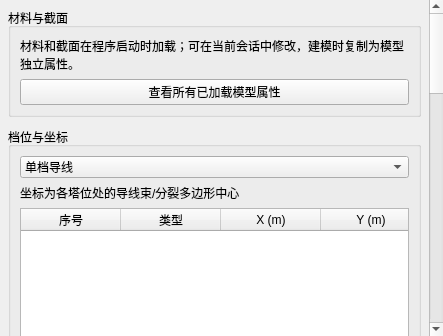
<?xml version="1.0" encoding="UTF-8"?>
<ui version="4.0">
 <class>ConductorModuleClass</class>
 <widget class="QWidget" name="ConductorModuleClass">
  <layout class="QVBoxLayout" name="rootLayout">
   <property name="leftMargin"><number>0</number></property>
   <property name="topMargin"><number>0</number></property>
   <property name="rightMargin"><number>0</number></property>
   <property name="bottomMargin"><number>0</number></property>
   <item>
    <widget class="QScrollArea" name="scrollArea">
     <property name="frameShape"><enum>QFrame::NoFrame</enum></property>
     <property name="widgetResizable"><bool>true</bool></property>
     <property name="horizontalScrollBarPolicy"><enum>Qt::ScrollBarAlwaysOff</enum></property>
     <widget class="QWidget" name="content">
      <layout class="QVBoxLayout" name="contentLayout">
       <property name="leftMargin"><number>8</number></property>
       <property name="topMargin"><number>8</number></property>
       <property name="rightMargin"><number>8</number></property>
       <property name="bottomMargin"><number>8</number></property>
       <property name="spacing"><number>10</number></property>
       <item>
        <widget class="QGroupBox" name="propertyGroup">
         <property name="title"><string>材料与截面</string></property>
         <layout class="QVBoxLayout" name="propertyLayout">
          <item><widget class="QLabel" name="propertySummary"><property name="text"><string>材料和截面在程序启动时加载；可在当前会话中修改，建模时复制为模型独立属性。</string></property><property name="wordWrap"><bool>true</bool></property></widget></item>
          <item><widget class="QPushButton" name="viewLibraryButton"><property name="text"><string>查看所有已加载模型属性</string></property></widget></item>
         </layout>
       </widget>
      </item>
       <item>
        <widget class="QGroupBox" name="spanDefinitionGroup">
         <property name="title"><string>档位与坐标</string></property>
         <layout class="QVBoxLayout" name="spanDefinitionLayout">
          <item>
           <widget class="QComboBox" name="modelModeCombo">
            <item><property name="text"><string>单档导线</string></property></item>
            <item><property name="text"><string>多档导线</string></property></item>
           </widget>
          </item>
          <item>
           <widget class="QWidget" name="multiSpanEditor" native="true">
            <layout class="QVBoxLayout" name="multiSpanEditorLayout">
             <property name="leftMargin"><number>0</number></property>
             <property name="topMargin"><number>0</number></property>
             <property name="rightMargin"><number>0</number></property>
             <property name="bottomMargin"><number>0</number></property>
             <item><widget class="QLabel" name="stationHelpLabel"><property name="text"><string>坐标为各塔位处的导线束/分裂多边形中心</string></property><property name="wordWrap"><bool>true</bool></property></widget></item>
             <item>
              <widget class="QTableWidget" name="stationTable">
               <property name="minimumSize"><size><width>0</width><height>170</height></size></property>
               <property name="alternatingRowColors"><bool>true</bool></property>
               <property name="selectionBehavior"><enum>QAbstractItemView::SelectRows</enum></property>
               <property name="columnCount"><number>5</number></property>
               <column><property name="text"><string>序号</string></property></column>
               <column><property name="text"><string>类型</string></property></column>
               <column><property name="text"><string>X (m)</string></property></column>
               <column><property name="text"><string>Y (m)</string></property></column>
               <column><property name="text"><string>Z (m)</string></property></column>
              </widget>
             </item>
             <item>
              <layout class="QHBoxLayout" name="stationButtonLayout">
               <item><widget class="QPushButton" name="addStationButton"><property name="text"><string>增加中间悬垂点</string></property></widget></item>
               <item><widget class="QPushButton" name="removeStationButton"><property name="text"><string>删除所选点</string></property></widget></item>
              </layout>
             </item>
             <item>
              <layout class="QFormLayout" name="suspensionFormLayout">
               <item row="0" column="0"><widget class="QLabel" name="suspensionLengthLabel"><property name="text"><string>悬垂串长度</string></property></widget></item>
               <item row="0" column="1"><widget class="QDoubleSpinBox" name="suspensionLengthSpin"><property name="minimum"><double>0.001</double></property><property name="maximum"><double>1000</double></property><property name="decimals"><number>3</number></property><property name="value"><double>1</double></property><property name="suffix"><string> m</string></property></widget></item>
              </layout>
             </item>
            </layout>
           </widget>
          </item>
         </layout>
        </widget>
       </item>
       <item>
        <widget class="QGroupBox" name="formGroup">
         <property name="title"><string>导线参数</string></property>
         <layout class="QFormLayout" name="formLayout">
          <property name="fieldGrowthPolicy"><enum>QFormLayout::AllNonFixedFieldsGrow</enum></property>
          <property name="rowWrapPolicy"><enum>QFormLayout::WrapLongRows</enum></property>
          <item row="0" column="0"><widget class="QLabel" name="nameLabel"><property name="text"><string>模型名称</string></property></widget></item>
          <item row="0" column="1"><widget class="QLineEdit" name="nameEdit"><property name="text"><string>导线模型</string></property></widget></item>
          <item row="1" column="0"><widget class="QLabel" name="materialLabel"><property name="text"><string>材料</string></property></widget></item>
          <item row="1" column="1"><widget class="QComboBox" name="materialCombo"/></item>
          <item row="2" column="0"><widget class="QLabel" name="sectionLabel"><property name="text"><string>截面</string></property></widget></item>
          <item row="2" column="1"><widget class="QComboBox" name="sectionCombo"/></item>
          <item row="3" column="0"><widget class="QLabel" name="elementLabel"><property name="text"><string>单元类型</string></property></widget></item>
          <item row="3" column="1">
           <widget class="QComboBox" name="elementCombo">
            <item><property name="text"><string>T3D2 桁架</string></property></item>
            <item><property name="text"><string>CABLE 索</string></property></item>
           </widget>
          </item>
          <item row="4" column="0"><widget class="QLabel" name="startLabel"><property name="text"><string>左挂点 (m)</string></property></widget></item>
          <item row="4" column="1">
           <widget class="QWidget" name="startCoordinates" native="true">
            <layout class="QHBoxLayout" name="startLayout">
             <property name="leftMargin"><number>0</number></property>
             <property name="topMargin"><number>0</number></property>
             <property name="rightMargin"><number>0</number></property>
             <property name="bottomMargin"><number>0</number></property>
             <property name="spacing"><number>4</number></property>
             <item><widget class="QDoubleSpinBox" name="startX"><property name="minimum"><double>-1000000</double></property><property name="maximum"><double>1000000</double></property><property name="decimals"><number>3</number></property><property name="prefix"><string>X </string></property></widget></item>
             <item><widget class="QDoubleSpinBox" name="startY"><property name="minimum"><double>-1000000</double></property><property name="maximum"><double>1000000</double></property><property name="decimals"><number>3</number></property><property name="prefix"><string>Y </string></property></widget></item>
             <item><widget class="QDoubleSpinBox" name="startZ"><property name="minimum"><double>-1000000</double></property><property name="maximum"><double>1000000</double></property><property name="decimals"><number>3</number></property><property name="prefix"><string>Z </string></property></widget></item>
            </layout>
           </widget>
          </item>
          <item row="5" column="0"><widget class="QLabel" name="endLabel"><property name="text"><string>右挂点 (m)</string></property></widget></item>
          <item row="5" column="1">
           <widget class="QWidget" name="endCoordinates" native="true">
            <layout class="QHBoxLayout" name="endLayout">
             <property name="leftMargin"><number>0</number></property>
             <property name="topMargin"><number>0</number></property>
             <property name="rightMargin"><number>0</number></property>
             <property name="bottomMargin"><number>0</number></property>
             <property name="spacing"><number>1</number></property>
             <item><widget class="QDoubleSpinBox" name="endX"><property name="minimum"><double>-1000000</double></property><property name="maximum"><double>1000000</double></property><property name="decimals"><number>3</number></property><property name="prefix"><string>X </string></property><property name="value"><double>300</double></property></widget></item>
             <item><widget class="QDoubleSpinBox" name="endY"><property name="minimum"><double>-1000000</double></property><property name="maximum"><double>1000000</double></property><property name="decimals"><number>3</number></property><property name="prefix"><string>Y </string></property></widget></item>
             <item><widget class="QDoubleSpinBox" name="endZ"><property name="minimum"><double>-1000000</double></property><property name="maximum"><double>1000000</double></property><property name="decimals"><number>3</number></property><property name="prefix"><string>Z </string></property></widget></item>
            </layout>
           </widget>
          </item>
          <item row="6" column="0"><widget class="QLabel" name="bundleLabel"><property name="text"><string>分裂数</string></property></widget></item>
          <item row="6" column="1">
           <widget class="QComboBox" name="bundleCombo">
            <property name="currentIndex"><number>2</number></property>
            <item><property name="text"><string>1</string></property></item>
            <item><property name="text"><string>2</string></property></item>
            <item><property name="text"><string>4</string></property></item>
            <item><property name="text"><string>6</string></property></item>
            <item><property name="text"><string>8</string></property></item>
           </widget>
          </item>
          <item row="7" column="0"><widget class="QLabel" name="spacingLabel"><property name="text"><string>子导线间距</string></property></widget></item>
          <item row="7" column="1"><widget class="QDoubleSpinBox" name="spacingSpin"><property name="maximum"><double>20</double></property><property name="decimals"><number>3</number></property><property name="value"><double>0.4</double></property><property name="suffix"><string> m</string></property></widget></item>
          <item row="8" column="0"><widget class="QLabel" name="segmentsLabel"><property name="text"><string>每根导线段数</string></property></widget></item>
          <item row="8" column="1"><widget class="QSpinBox" name="segmentsSpin"><property name="minimum"><number>2</number></property><property name="maximum"><number>10000</number></property><property name="value"><number>50</number></property></widget></item>
          <item row="9" column="0"><widget class="QLabel" name="stressLabel"><property name="text"><string>初始应力</string></property></widget></item>
          <item row="9" column="1"><widget class="QDoubleSpinBox" name="stressSpin"><property name="minimum"><double>0.001</double></property><property name="maximum"><double>10000</double></property><property name="decimals"><number>3</number></property><property name="value"><double>50</double></property><property name="suffix"><string> MPa</string></property></widget></item>
          <item row="10" column="0"><widget class="QLabel" name="endTopologyLabel"><property name="text"><string>端部形式</string></property></widget></item>
          <item row="10" column="1"><widget class="QComboBox" name="endTopologyCombo">
             <item><property name="text"><string>汇集单挂点</string></property></item>
             <item><property name="text"><string>分组双挂点</string></property></item>
             <item><property name="text"><string>子导线独立挂点</string></property></item>
          </widget></item>
          <item row="11" column="0"><widget class="QLabel" name="dualSupportSpacingLabel"><property name="text"><string>双挂点间距</string></property></widget></item>
          <item row="11" column="1"><widget class="QDoubleSpinBox" name="dualSupportSpacingSpin"><property name="minimum"><double>0.001</double></property><property name="maximum"><double>100</double></property><property name="decimals"><number>3</number></property><property name="value"><double>0.45</double></property><property name="suffix"><string> m</string></property></widget></item>
         </layout>
        </widget>
       </item>
       <item>
        <widget class="QGroupBox" name="spacerGroup">
         <property name="title"><string>相内间隔棒</string></property>
         <layout class="QFormLayout" name="spacerFormLayout">
          <property name="fieldGrowthPolicy"><enum>QFormLayout::AllNonFixedFieldsGrow</enum></property>
          <property name="rowWrapPolicy"><enum>QFormLayout::WrapLongRows</enum></property>
          <item row="0" column="0" colspan="2"><widget class="QCheckBox" name="innerSpacerCheck"><property name="text"><string>创建相内间隔棒</string></property><property name="toolTip"><string>二分裂生成横杆；三分裂及以上按所选形式生成间隔棒</string></property><property name="checked"><bool>true</bool></property></widget></item>
          <item row="2" column="0"><widget class="QLabel" name="spacerLayoutLabel"><property name="text"><string>布置方式</string></property></widget></item>
          <item row="2" column="1">
           <widget class="QComboBox" name="spacerLayoutCombo">
            <item><property name="text"><string>规范档距</string></property></item>
            <item><property name="text"><string>指定数量(等距)</string></property></item>
           </widget>
          </item>
          <item row="3" column="0"><widget class="QLabel" name="spacerCountLabel"><property name="text"><string>间隔棒数量</string></property></widget></item>
          <item row="3" column="1"><widget class="QSpinBox" name="spacerCountSpin"><property name="minimum"><number>1</number></property><property name="maximum"><number>1000</number></property><property name="value"><number>4</number></property></widget></item>
          <item row="4" column="0"><widget class="QLabel" name="spacerPreviewTitle"><property name="text"><string>预计生成</string></property></widget></item>
          <item row="4" column="1"><widget class="QLabel" name="spacerCountPreview"><property name="text"><string>按当前档距自动计算</string></property><property name="wordWrap"><bool>true</bool></property></widget></item>
          <item row="5" column="0"><widget class="QLabel" name="spacerElementLabel"><property name="text"><string>单元类型</string></property></widget></item>
          <item row="5" column="1">
           <widget class="QComboBox" name="spacerElementCombo">
            <item><property name="text"><string>CR3D 梁</string></property></item>
            <item><property name="text"><string>T3D2 桁架</string></property></item>
           </widget>
          </item>
          <item row="6" column="0"><widget class="QLabel" name="spacerMaterialLabel"><property name="text"><string>材料</string></property></widget></item>
          <item row="6" column="1"><widget class="QComboBox" name="spacerMaterialCombo"/></item>
          <item row="7" column="0"><widget class="QLabel" name="spacerSectionLabel"><property name="text"><string>截面</string></property></widget></item>
          <item row="7" column="1"><widget class="QComboBox" name="spacerSectionCombo"/></item>
          <item row="1" column="0"><widget class="QLabel" name="spacerStyleLabel"><property name="text"><string>相内间隔棒形式</string></property></widget></item>
          <item row="1" column="1"><widget class="QComboBox" name="spacerStyleCombo">
           <item><property name="text"><string>外框多边形</string></property></item>
           <item><property name="text"><string>中心对角撑</string></property></item>
           <item><property name="text"><string>内圈多边形</string></property></item>
          </widget></item>
         </layout>
        </widget>
       </item>
       <item><widget class="QCheckBox" name="analysisCheck"><property name="text"><string>同时创建静力分析步与约束</string></property><property name="toolTip"><string>创建静力分析步、重力和两端 XYZ 约束</string></property><property name="checked"><bool>true</bool></property></widget></item>
       <item><widget class="QPushButton" name="createButton"><property name="text"><string>创建并导入导线模型</string></property><property name="minimumSize"><size><width>0</width><height>40</height></size></property></widget></item>
       <item><spacer name="contentSpacer"><property name="orientation"><enum>Qt::Vertical</enum></property><property name="sizeHint"><size><width>20</width><height>40</height></size></property></spacer></item>
      </layout>
     </widget>
    </widget>
   </item>
  </layout>
 </widget>
 <resources/>
 <connections/>
</ui>
